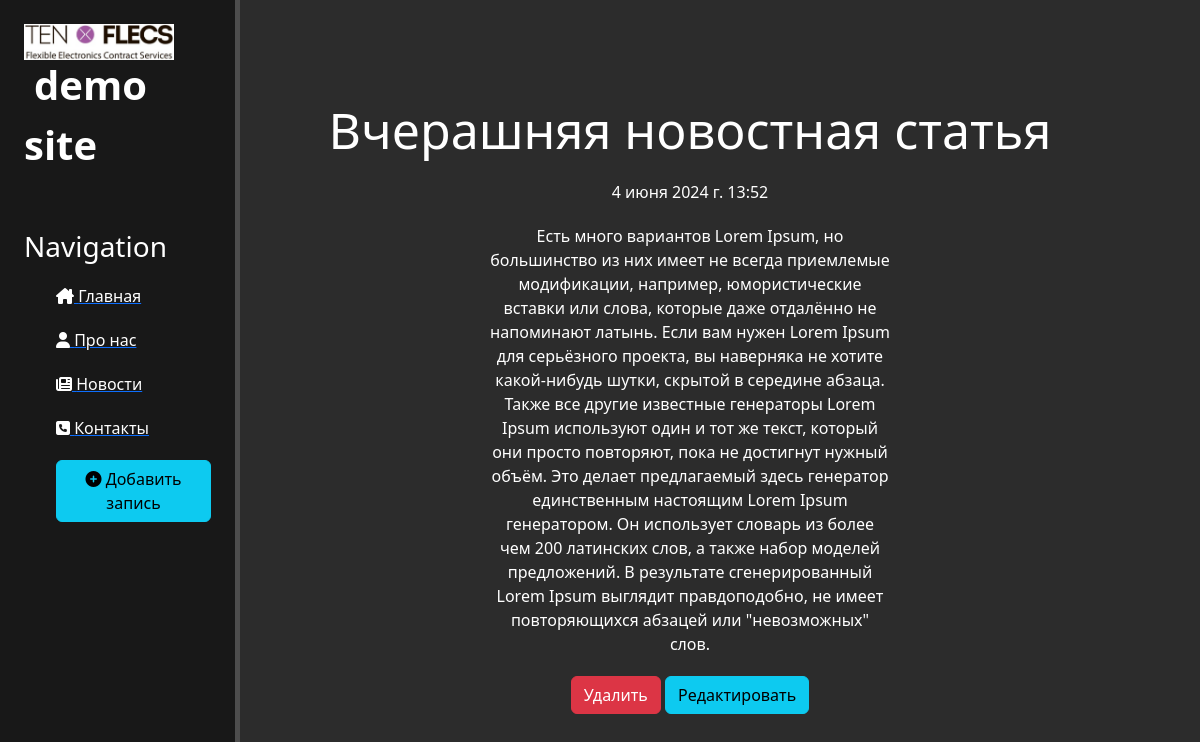
The page /news/2 on the database its author committed.
### news/models.py (models this page shows, shortened)
class Articles(models.Model):
    title = models.CharField('Название', max_length=50)
    anons = models.CharField('Анонс', max_length=250)
    full_text = models.TextField('Статья')
    date = models.DateTimeField('Дата публикации')
    class Meta:
        verbose_name = 'Новость'
        verbose_name_plural = 'Новости'

### news/views.py (the view)
# urls.py: path('<int:pk>', views.NewsDetailView.as_view(), name='news-detail'),
class NewsDetailView(DetailView):
    model = Articles
    template_name = 'news/details_view.html'
    context_object_name = 'article'

### news/templates/news/details_view.html (shortened to what this page needs)
{% extends 'main4/layout.html' %}
{% block content %}
    <div class="features">
        <h1>{{ article.title }}</h1>
        <p>{{ article.date }}</p>
        <p>{{ article.full_text }}</p>
        <a href="{% url 'news-delete' article.id %}" class="btn btn-danger">Удалить</a>
        <a href="{% url 'news-update' article.id %}" class="btn btn-info">Редактировать</a>
    </div>
{% endblock %}

### main4/static/main4/css/main4.css (style rules this page uses)
body { background: #2c2c2c; }
main .features { float: left; color: #fff; margin-top: 100px; text-align: center; width: 75%; }
main .features h1 { font-size: 50px }
main .features p { max-width: 400px; margin: 20px auto; }

### rows shown on the page
Articles: title "Вчерашняя новостная статья", date "4 июня 2024 г. 13:52", full_text "Есть много вариантов Lorem Ipsum, но большинство из них имеет не всегда приемлемые модификации, например, юмористические вставки или слова, которые даже отдалённо не напоминают латынь. Если вам нужен Lorem Ipsum для серьёзного проекта, вы наверняка не хотите какой-нибудь шутки, скрытой в середине абзаца. Также все другие известные генераторы Lorem Ipsum используют один и тот же текст, который они просто повторяют, пока не достигнут нужный объём. Это делает предлагаемый здесь генератор единственным настоящим Lorem Ipsum генератором. Он использует словарь из более чем 200 латинских слов, а также набор моделей предложений. В результате сгенерированный Lorem Ipsum выглядит правдоподобно, не…"
